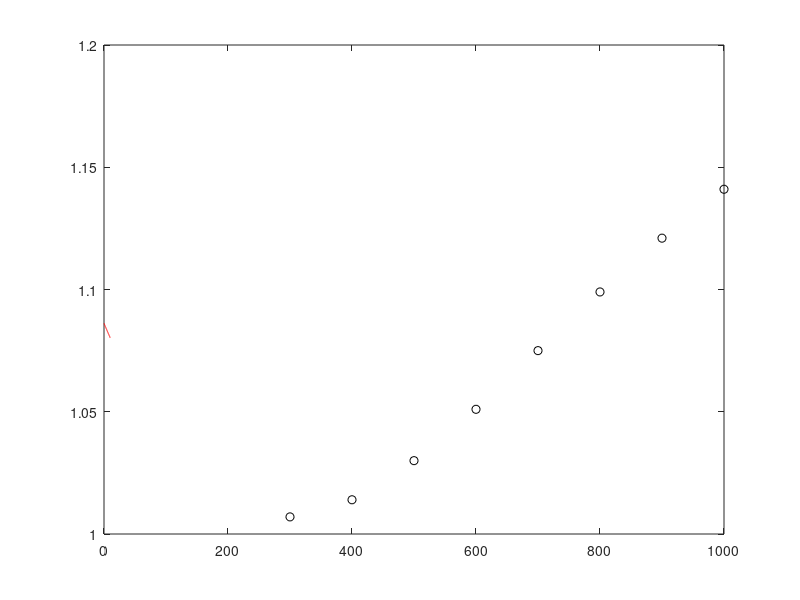

Recreate this plot in MATLAB. (Note: this script raises an error after producing the figure.)
clear
load rho.dat
x=rho(:,1);v=rho(:,2);
figure(1)
hold on
plot(x,v,'ko')
xx=linspace(0,10,101);
vv=interp1(x,v,xx); 
hold on
plot(xx,vv,'r-')
hold off
vv=spline(x,v,xx);
plot(x,v,'ko')
hold on
plot(xx,vv,'r-')
hold off
pp=polyfit(xx,yy,1);
y1 =polyval(p,x)
plot(x,y1)
p=polyfit(xx,yy,2);
y2 =polyval(p,x)
plot(x,y2)
p=polyfit(xx,yy,3);
y3 =polyval(p,x)
plot(x,y3)
legend('data''y1','y2','y3')
hold off
